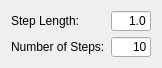
<?xml version="1.0" encoding="UTF-8"?>
<ui version="4.0">
 <class>QmitkExhaustiveOptimizerControls</class>
 <widget class="QWidget" name="QmitkExhaustiveOptimizerControls">
  <property name="geometry">
   <rect>
    <x>0</x>
    <y>0</y>
    <width>162</width>
    <height>68</height>
   </rect>
  </property>
  <property name="windowTitle">
   <string>Form</string>
  </property>
  <layout class="QVBoxLayout" name="verticalLayout">
   <item>
    <layout class="QHBoxLayout" name="_5">
     <item>
      <layout class="QVBoxLayout" name="_6">
       <item>
        <widget class="QLabel" name="textLabel1_4">
         <property name="font">
          <font>
           <weight>50</weight>
           <bold>false</bold>
          </font>
         </property>
         <property name="text">
          <string>Step Length:</string>
         </property>
         <property name="wordWrap">
          <bool>false</bool>
         </property>
        </widget>
       </item>
       <item>
        <widget class="QLabel" name="textLabel2_2">
         <property name="font">
          <font>
           <weight>50</weight>
           <bold>false</bold>
          </font>
         </property>
         <property name="text">
          <string>Number of Steps:</string>
         </property>
         <property name="wordWrap">
          <bool>false</bool>
         </property>
        </widget>
       </item>
      </layout>
     </item>
     <item>
      <layout class="QVBoxLayout" name="_7">
       <property name="spacing">
        <number>6</number>
       </property>
       <item>
        <widget class="QLineEdit" name="m_StepLengthExhaustive">
         <property name="minimumSize">
          <size>
           <width>0</width>
           <height>20</height>
          </size>
         </property>
         <property name="font">
          <font>
           <weight>50</weight>
           <bold>false</bold>
          </font>
         </property>
         <property name="text">
          <string>1.0</string>
         </property>
         <property name="alignment">
          <set>Qt::AlignRight</set>
         </property>
        </widget>
       </item>
       <item>
        <widget class="QLineEdit" name="m_NumberOfStepsExhaustive">
         <property name="minimumSize">
          <size>
           <width>0</width>
           <height>20</height>
          </size>
         </property>
         <property name="font">
          <font>
           <weight>50</weight>
           <bold>false</bold>
          </font>
         </property>
         <property name="text">
          <string>10</string>
         </property>
         <property name="alignment">
          <set>Qt::AlignRight</set>
         </property>
        </widget>
       </item>
      </layout>
     </item>
    </layout>
   </item>
  </layout>
 </widget>
 <resources/>
 <connections/>
</ui>
